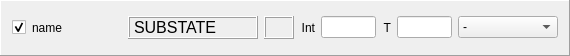
<?xml version="1.0" encoding="UTF-8"?>
<ui version="4.0">
 <class>Frame</class>
 <widget class="QFrame" name="Frame">
  <property name="geometry">
   <rect>
    <x>0</x>
    <y>0</y>
    <width>570</width>
    <height>56</height>
   </rect>
  </property>
  <property name="minimumSize">
   <size>
    <width>570</width>
    <height>56</height>
   </size>
  </property>
  <property name="maximumSize">
   <size>
    <width>600</width>
    <height>60</height>
   </size>
  </property>
  <property name="windowTitle">
   <string>Frame</string>
  </property>
  <property name="frameShape">
   <enum>QFrame::Panel</enum>
  </property>
  <property name="frameShadow">
   <enum>QFrame::Raised</enum>
  </property>
  <layout class="QGridLayout" name="gridLayout">
   <item row="0" column="0">
    <layout class="QHBoxLayout" name="horizontalLayout">
     <item>
      <widget class="QCheckBox" name="check">
       <property name="enabled">
        <bool>true</bool>
       </property>
       <property name="text">
        <string/>
       </property>
       <property name="checked">
        <bool>true</bool>
       </property>
      </widget>
     </item>
     <item>
      <widget class="QLabel" name="name">
       <property name="minimumSize">
        <size>
         <width>90</width>
         <height>0</height>
        </size>
       </property>
       <property name="text">
        <string>name</string>
       </property>
      </widget>
     </item>
     <item>
      <widget class="QLabel" name="substate">
       <property name="minimumSize">
        <size>
         <width>130</width>
         <height>0</height>
        </size>
       </property>
       <property name="font">
        <font>
         <pointsize>12</pointsize>
        </font>
       </property>
       <property name="frameShape">
        <enum>QFrame::Box</enum>
       </property>
       <property name="frameShadow">
        <enum>QFrame::Raised</enum>
       </property>
       <property name="text">
        <string>SUBSTATE</string>
       </property>
       <property name="alignment">
        <set>Qt::AlignLeading|Qt::AlignLeft|Qt::AlignVCenter</set>
       </property>
      </widget>
     </item>
     <item>
      <widget class="QLabel" name="time_left">
       <property name="minimumSize">
        <size>
         <width>30</width>
         <height>0</height>
        </size>
       </property>
       <property name="font">
        <font>
         <pointsize>10</pointsize>
        </font>
       </property>
       <property name="frameShape">
        <enum>QFrame::Box</enum>
       </property>
       <property name="frameShadow">
        <enum>QFrame::Raised</enum>
       </property>
       <property name="text">
        <string/>
       </property>
       <property name="alignment">
        <set>Qt::AlignCenter</set>
       </property>
      </widget>
     </item>
     <item>
      <spacer name="horizontalSpacer">
       <property name="orientation">
        <enum>Qt::Horizontal</enum>
       </property>
       <property name="sizeHint" stdset="0">
        <size>
         <width>40</width>
         <height>20</height>
        </size>
       </property>
      </spacer>
     </item>
     <item>
      <widget class="QLabel" name="label_3">
       <property name="text">
        <string>Int</string>
       </property>
       <property name="alignment">
        <set>Qt::AlignRight|Qt::AlignTrailing|Qt::AlignVCenter</set>
       </property>
      </widget>
     </item>
     <item>
      <widget class="QLineEdit" name="input_intensity">
       <property name="minimumSize">
        <size>
         <width>40</width>
         <height>0</height>
        </size>
       </property>
       <property name="maximumSize">
        <size>
         <width>100</width>
         <height>16777215</height>
        </size>
       </property>
       <property name="toolTip">
        <string>&lt;html&gt;&lt;head/&gt;&lt;body&gt;&lt;p&gt;Intensity in %&lt;/p&gt;&lt;/body&gt;&lt;/html&gt;</string>
       </property>
       <property name="alignment">
        <set>Qt::AlignRight|Qt::AlignTrailing|Qt::AlignVCenter</set>
       </property>
      </widget>
     </item>
     <item>
      <widget class="QLabel" name="label_4">
       <property name="text">
        <string>T</string>
       </property>
       <property name="alignment">
        <set>Qt::AlignRight|Qt::AlignTrailing|Qt::AlignVCenter</set>
       </property>
      </widget>
     </item>
     <item>
      <widget class="QLineEdit" name="input_time">
       <property name="minimumSize">
        <size>
         <width>40</width>
         <height>0</height>
        </size>
       </property>
       <property name="maximumSize">
        <size>
         <width>100</width>
         <height>16777215</height>
        </size>
       </property>
       <property name="toolTip">
        <string>&lt;html&gt;&lt;head/&gt;&lt;body&gt;&lt;p&gt;Time on duration in second&lt;/p&gt;&lt;/body&gt;&lt;/html&gt;</string>
       </property>
       <property name="text">
        <string/>
       </property>
       <property name="alignment">
        <set>Qt::AlignRight|Qt::AlignTrailing|Qt::AlignVCenter</set>
       </property>
      </widget>
     </item>
     <item>
      <widget class="QComboBox" name="state_action">
       <property name="minimumSize">
        <size>
         <width>100</width>
         <height>0</height>
        </size>
       </property>
       <property name="maximumSize">
        <size>
         <width>100</width>
         <height>16777215</height>
        </size>
       </property>
       <item>
        <property name="text">
         <string>-</string>
        </property>
       </item>
       <item>
        <property name="text">
         <string>INIT</string>
        </property>
       </item>
       <item>
        <property name="text">
         <string>ENABLE</string>
        </property>
       </item>
       <item>
        <property name="text">
         <string>DISABLE</string>
        </property>
       </item>
       <item>
        <property name="text">
         <string>RESET</string>
        </property>
       </item>
      </widget>
     </item>
    </layout>
   </item>
  </layout>
 </widget>
 <resources/>
 <connections/>
</ui>
